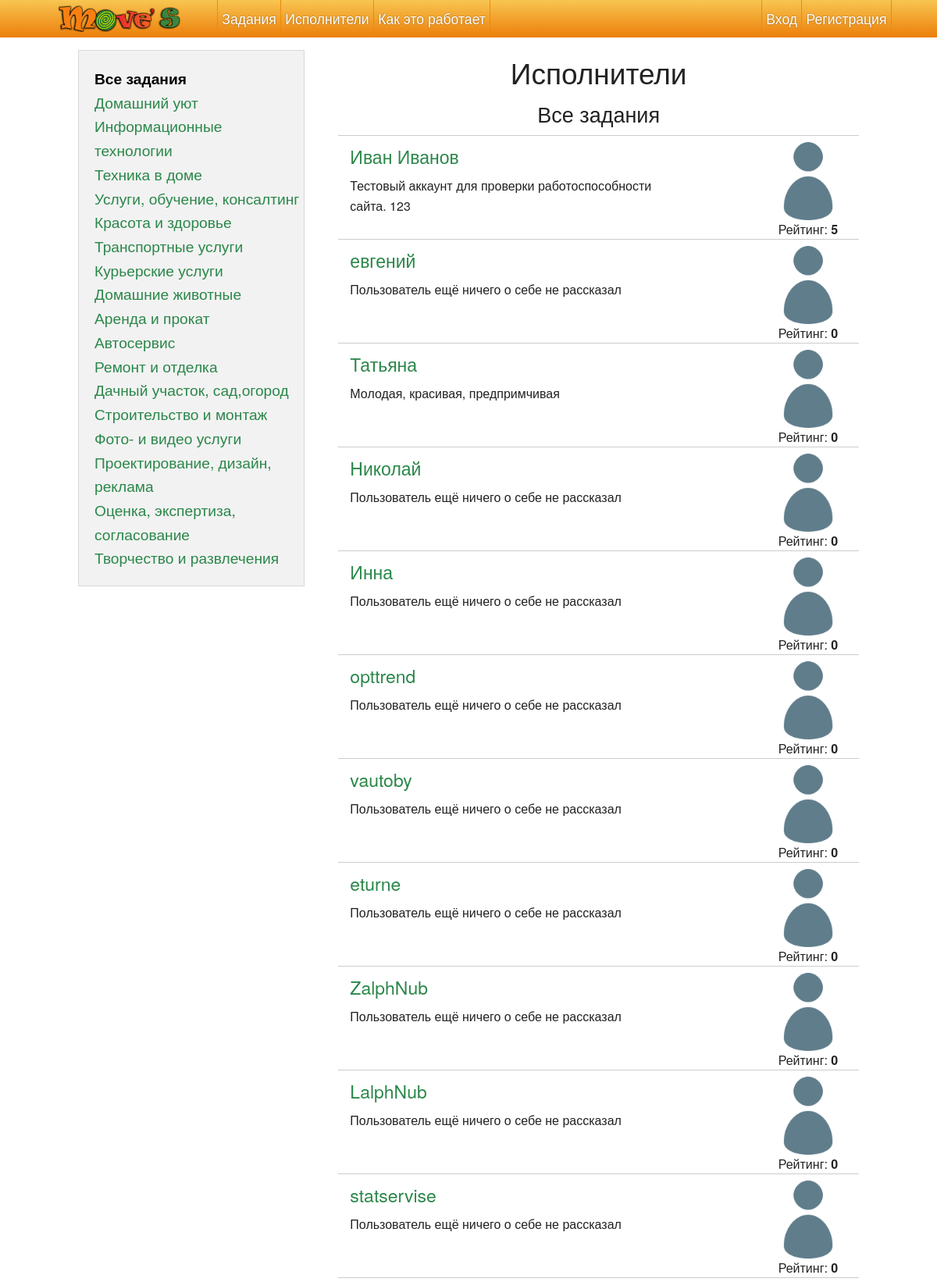
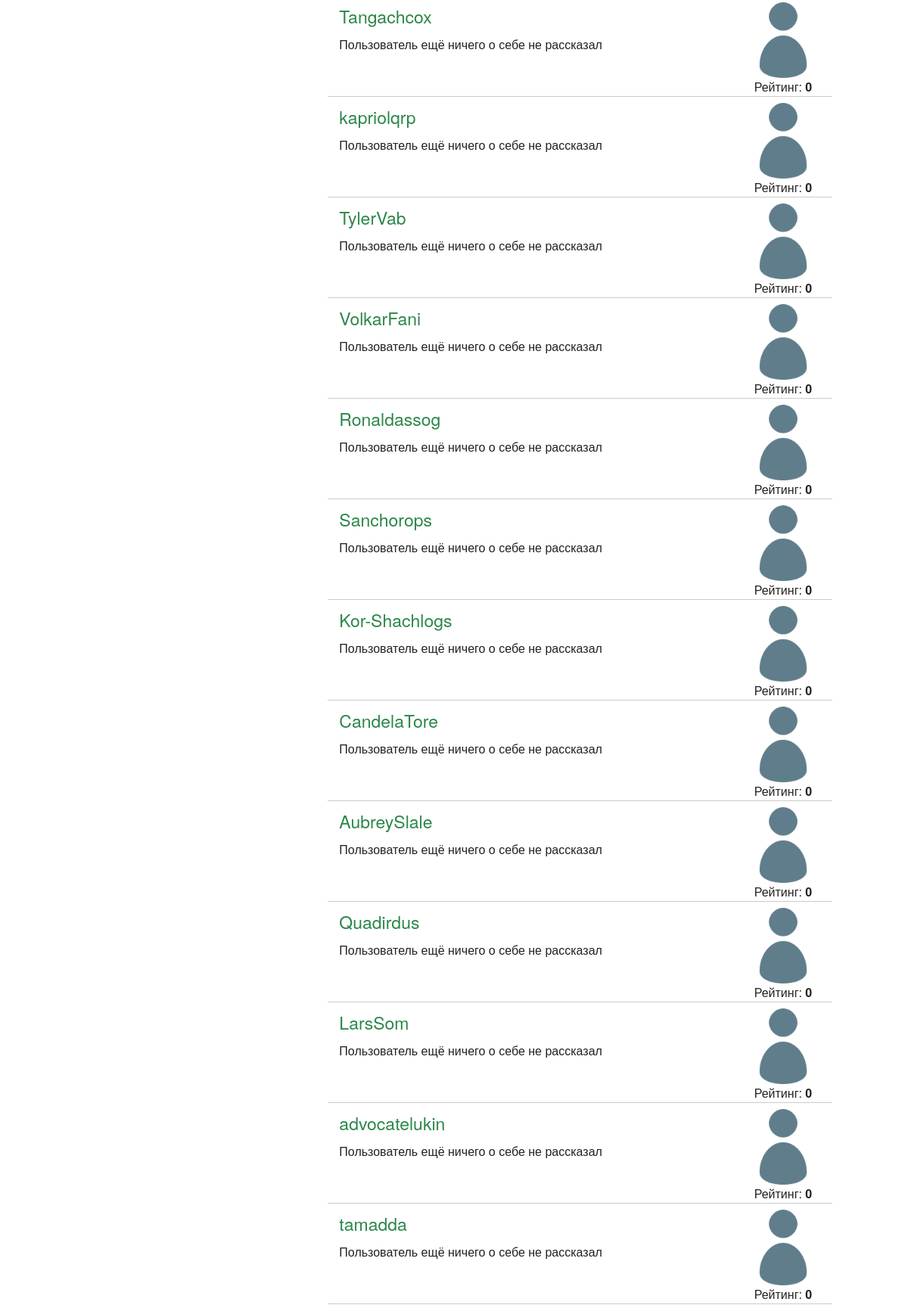
/users/ (upper part), run on the app's committed database (2 pictures, top to bottom).
### project/modules/category/model.py (models this page shows, shortened)
class Category(Model):
    id = Column(db.Integer, primary_key=True)
    name = Column(db.String(255))
    url_name = Column(db.String(255), unique=True, default=lambda context: urlify(context.current_parameters['name']))
    parent_id = Column(db.Integer, db.ForeignKey('category.id'), default=None)
    parent = relationship('Category', remote_side=[id], backref=db.backref('children', lazy='dynamic'))
    additional_fields = Column(TextPickleType(), default='', nullable=False)
    @property
    def isSubCategory(self):
        return self.parent and self.parent.url_name != 'all'
    @property
    def isSuperCategory(self):
        return self.url_name == 'all' or self.parent == None

### project/modules/user/model.py (models this page shows, shortened)
class User(Model, UserMixin):
    id = Column(db.Integer, primary_key=True)
    full_name = Column(db.String(255), nullable=False)
    registered_at = Column(db.DateTime, default=datetime.datetime.utcnow)
    last_visited_at = Column(db.DateTime, default=None)
    phone = Column(db.String(100))
    email = Column(db.String(100), unique=False)
    password = Column(db.String(64), nullable=False)
    password_salt = Column(db.String(8), nullable=False)
    city = Column(db.String(255), nullable=False)
    active = Column(db.Boolean, default=True, nullable=False) # Is account activated
    email_confirmed = Column(db.Boolean, default=False, nullable=False) # Is account activated
    phone_confirmed = Column(db.Boolean, default=False, nullable=False) # Is phone confirmed
    doer = Column(db.Boolean, default=True, nullable=False)   # Does a user have doer rights
    task_categories = relationship('Category', secondary=category_to_doer, backref=db.backref('doers', lazy='dynamic'))
    balance = Column(db.Numeric(precision=15, scale=2), default=0)
    avatar_id = Column(db.Integer, db.ForeignKey('upload.id'), nullable=True)
    avatar = relationship('Upload', foreign_keys=[avatar_id], uselist=False)
    rights = Column(db.String(100), nullable=False, default='user')
    roles = db.relationship('Role', secondary=role_to_user, backref=db.backref('users', lazy='dynamic'))
    age = Column(db.Integer)
    about = Column(db.Text(2048), default='')
    deleted = Column(db.Boolean, default=False, nullable=False)
    _rating = Column('rating', db.Float, nullable=False, default=0.0)
    @hybrid_property
    def rating(self):
        return self._rating
    @rating.setter
    def rating(self, value):
        raise Exception('Please, use User.add_rating(rater, value) and User.remove_rating(rating_id) methods')

### project/modules/user/views.py (the view)
@frontend.route('users/', methods=['GET'])
@frontend.route('users/doers/<category_name>/', methods=['GET'])
def user_list(category_name='all'):
    if (category_name == None):
        category_name = 'all'
    category = Category.query.filter_by(url_name = category_name).one()
    if (category_name == 'all'):
        users = User.query.filter_by(doer=True, deleted=False).order_by(User.rating.desc()).all()
    else:
        users = category.doers_query.filter_by(doer=True, deleted=False).order_by(User.rating.desc()).all()
    return render_template('user/list.html', **{
        'users': users,
        'selected_category': category,
        'categories': Category.query.all()
    })

### project/template_globals.py (called while the page is built)
@app.template_filter('oneline')
def oneline(value):
    value = re.sub(r'\r\n|\r|\n', '\n', value)
    return Markup(value.replace('\n', ' '))

@app.context_processor
def inject_globals():
	return {
		'now': datetime.datetime.now(),
		'settings': Constant.query.filter_by(active=True).first(),
		'config': config,
        'user_avatar_link': user_avatar_link,
        'has_rights': has_rights
	}

### templates/user/list.html (shortened to what this page needs)
{% extends 'base.html' %}
{% block body %}
	<div class="doers-catalogue row">
		<section class="doers-catalogue__sidebar sidebar panel large-4 columns">
			<ul class="doers-catalogue__menu">
				{% for category in categories %}
					{% if not category.isSubCategory %}
						{% set is_cat_selected = selected_category.id == category.id or (selected_category.parent and selected_category.parent.id == category.id) %}
						<li class="doers-catalogue__menu-item"><a class="doers-catalogue__menu-link {{ 'doers-catalogue__menu-item--selected' if category.id == selected_category.id }}" href="{{ url_for('frontend.user_list', category_name=category.url_name) }}">{{ category.name }}</a></li>
					{% endif %}
				{% endfor %}
			</ul>
		</section>
		<section class="doers-catalogue__list large-8 columns">
		<div class="center-x row">
			<h2>Исполнители</h2>
			<h3>{{ selected_category.name }}</h3>
		</div>
	    {% for user in users %}
			<div class="doer row">
				<div class="large-8 columns">
					<h4 class="doer__name"><a href="{{ url_for('frontend.user_view', id=user.id) }}">{{ user.full_name }}</a></h4>
					<p>{{ user.about|truncate(150) or 'Пользователь ещё ничего о себе не рассказал' }}</p>
				</div>
				<div class="right-align large-4 columns">
					<div class="doer__avatar-wrapper">
						<img class="doer__avatar"  src="/static/assets/img/no_avatar.png">
						<span class="doer__rating">{{ 'Рейтинг: <b>%.2g</b>'|safe % user.rating }}</span>
					</div>
				</div>
			</div>
		{% endfor %}
		</section>
	</div>
{% endblock body %}

### data on the page
Category: name "Все задания"
Category: name "Домашний уют"
Category: name "Информационные технологии"
Category: name "Техника в доме"
Category: name "Услуги, обучение, консалтинг"
Category: name "Красота и здоровье"
Category: name "Транспортные услуги"
Category: name "Курьерские услуги"
Category: name "Домашние животные"
Category: name "Аренда и прокат"
Category: name "Автосервис"
Category: name "Ремонт и отделка"
Category: name "Дачный участок, сад,огород"
Category: name "Строительство и монтаж"
Category: name "Фото- и видео услуги"
Category: name "Проектирование, дизайн, реклама"
Category: name "Оценка, экспертиза, согласование"
Category: name "Творчество и развлечения"
User: full_name "Иван Иванов", about "Тестовый аккаунт для проверки работоспособности сайта. 123", rating "Рейтинг: 5"
User: full_name "евгений", about "Пользователь ещё ничего о себе не рассказал", rating "Рейтинг: 0"
User: full_name "Татьяна", about "Молодая, красивая, предпримчивая", rating "Рейтинг: 0"
User: full_name "Николай", about "Пользователь ещё ничего о себе не рассказал", rating "Рейтинг: 0"
User: full_name "Инна", about "Пользователь ещё ничего о себе не рассказал", rating "Рейтинг: 0"
User: full_name "opttrend", about "Пользователь ещё ничего о себе не рассказал", rating "Рейтинг: 0"
User: full_name "vautoby", about "Пользователь ещё ничего о себе не рассказал", rating "Рейтинг: 0"
User: full_name "eturne", about "Пользователь ещё ничего о себе не рассказал", rating "Рейтинг: 0"
User: full_name "ZalphNub", about "Пользователь ещё ничего о себе не рассказал", rating "Рейтинг: 0"
User: full_name "LalphNub", about "Пользователь ещё ничего о себе не рассказал", rating "Рейтинг: 0"
User: full_name "statservise", about "Пользователь ещё ничего о себе не рассказал", rating "Рейтинг: 0"
User: full_name "Tangachcox", about "Пользователь ещё ничего о себе не рассказал", rating "Рейтинг: 0"
User: full_name "kapriolqrp", about "Пользователь ещё ничего о себе не рассказал", rating "Рейтинг: 0"
User: full_name "TylerVab", about "Пользователь ещё ничего о себе не рассказал", rating "Рейтинг: 0"
User: full_name "VolkarFani", about "Пользователь ещё ничего о себе не рассказал", rating "Рейтинг: 0"
User: full_name "Ronaldassog", about "Пользователь ещё ничего о себе не рассказал", rating "Рейтинг: 0"
User: full_name "Sanchorops", about "Пользователь ещё ничего о себе не рассказал", rating "Рейтинг: 0"
User: full_name "Kor-Shachlogs", about "Пользователь ещё ничего о себе не рассказал", rating "Рейтинг: 0"
User: full_name "CandelaTore", about "Пользователь ещё ничего о себе не рассказал", rating "Рейтинг: 0"
User: full_name "AubreySlale", about "Пользователь ещё ничего о себе не рассказал", rating "Рейтинг: 0"
User: full_name "Quadirdus", about "Пользователь ещё ничего о себе не рассказал", rating "Рейтинг: 0"
User: full_name "LarsSom", about "Пользователь ещё ничего о себе не рассказал", rating "Рейтинг: 0"
User: full_name "advocatelukin", about "Пользователь ещё ничего о себе не рассказал", rating "Рейтинг: 0"
User: full_name "tamadda", about "Пользователь ещё ничего о себе не рассказал", rating "Рейтинг: 0"
